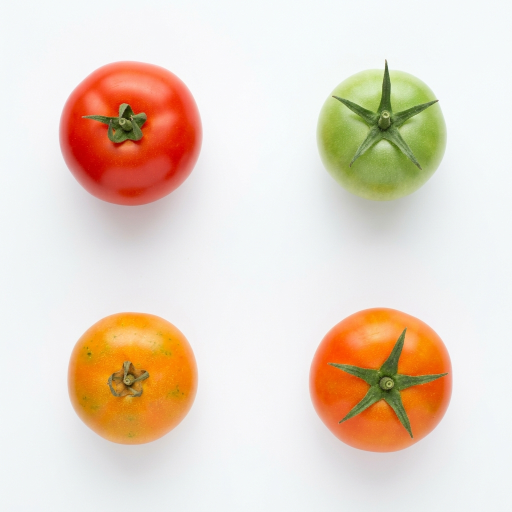
#> input picture en/week11/images/sample_tomatoes.png, 1024 x 1024 px (shown at 1/2 size)
$ python step1_color_sorting.py
#> lines starting #> are read from the running program, lines starting #| are printed output that depends on the picture; after the words box and inside, x2 and y2 are one past the last pixel; in counts of white or black regions, pixels touching at a corner belong together
import cv2
import numpy as np
import os

def main():
    # 1. Load Image
    # Set the image path relative to the current script
    base_dir = os.path.dirname(os.path.abspath(__file__))
    image_path = os.path.join(base_dir, 'images', 'sample_tomatoes.png')

    # Read the image (Using numpy and imdecode to support Unicode paths)
    img_array = np.fromfile(image_path, np.uint8)
    image_bgr = cv2.imdecode(img_array, cv2.IMREAD_COLOR)
#> image_bgr is the input picture: shape (1024, 1024, 3); mean B, G, R 200.1, 215, 230.9

    if image_bgr is None:
        print(f"Error: Could not find the image. Please check the path: {image_path}")
        return

    # Resize for better visibility and to fit in a 2x3 grid (400x300)
    image_bgr = cv2.resize(image_bgr, (400, 300))
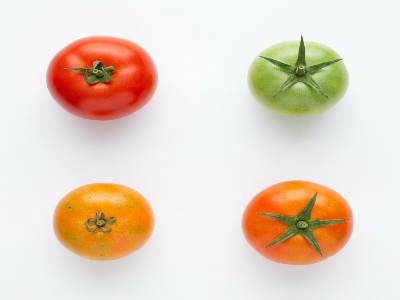
#> image_bgr: shape (300, 400, 3); mean B, G, R 200, 214.9, 230.7

    # 2. Color Space Conversion (BGR -> HSV, BGR -> CIE Lab)
    image_hsv = cv2.cvtColor(image_bgr, cv2.COLOR_BGR2HSV)
#> image_hsv: shape (300, 400, 3); mean H, S, V 79.8, 44.7, 234.8
    image_lab = cv2.cvtColor(image_bgr, cv2.COLOR_BGR2LAB)
#> image_lab: shape (300, 400, 3); mean of channels 0, 1, 2 223, 132.8, 138.4

    # 3. Red Color Masking using HSV Space
    # In OpenCV, Hue(H) ranges from 0-179. Red is distributed around both 0 and 179.
    # Lower Red range (0-10)
    lower_red1 = np.array([0, 70, 50])
    upper_red1 = np.array([10, 255, 255])
    # Upper Red range (170-179)
    lower_red2 = np.array([170, 70, 50])
    upper_red2 = np.array([179, 255, 255])

    mask_hsv1 = cv2.inRange(image_hsv, lower_red1, upper_red1)
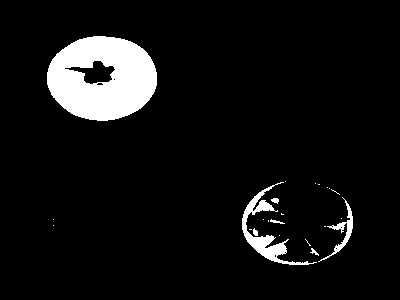
#> mask_hsv1: shape (300, 400); 7.1% white; 23 white regions (16 under 20 px), largest, box (x1, y1, x2, y2) and area: (47, 36, 157, 121) 6779, (242, 182, 317, 265) 1191, (318, 197, 353, 262) 374
    mask_hsv2 = cv2.inRange(image_hsv, lower_red2, upper_red2)
#> mask_hsv2: shape (300, 400); 0% white in thin lines or dots, all inside (x1, y1, x2, y2) = (54, 98, 55, 99)
    mask_hsv_final = cv2.bitwise_or(mask_hsv1, mask_hsv2)
#> mask_hsv_final: shape (300, 400); 7.1% white; 23 white regions (16 under 20 px), largest, box (x1, y1, x2, y2) and area: (47, 36, 157, 121) 6780, (242, 182, 317, 265) 1191, (318, 197, 353, 262) 374

    # Apply the mask to the original image
    result_hsv = cv2.bitwise_and(image_bgr, image_bgr, mask=mask_hsv_final)

    # 4. Red Color Masking using CIE Lab Space
    # In OpenCV, L(0-255), a(0-255), b(0-255). Higher 'a' values indicate stronger Red characteristics.
    # L: 20-255, a: 140-255 (Red region), b: 0-255
    lower_lab = np.array([20, 140, 100])
    upper_lab = np.array([255, 255, 255])

    mask_lab = cv2.inRange(image_lab, lower_lab, upper_lab)
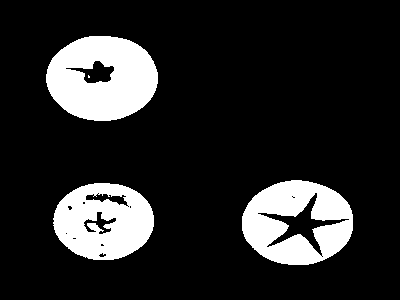
#> mask_lab: shape (300, 400); 15.7% white; 4 white regions (1 under 20 px), largest, box (x1, y1, x2, y2) and area: (46, 36, 158, 121) 7011, (242, 180, 353, 265) 6252, (53, 183, 154, 260) 5612

    # Apply the mask to the original image
    result_lab = cv2.bitwise_and(image_bgr, image_bgr, mask=mask_lab)

    # 5. Save Results (Using imencode to support Unicode paths)
    hsv_path = os.path.join(base_dir, 'images', 'result_hsv.png')
    lab_path = os.path.join(base_dir, 'images', 'result_lab.png')

    cv2.imencode('.png', result_hsv)[1].tofile(hsv_path)
    cv2.imencode('.png', result_lab)[1].tofile(lab_path)
    print("Results have been saved in the images folder.")

    # 6. Display Results (Merge into a single window for easy comparison)
    # Convert grayscale masks to 3-channel images to merge with color images
    mask_hsv_3c = cv2.cvtColor(mask_hsv_final, cv2.COLOR_GRAY2BGR)
    mask_lab_3c = cv2.cvtColor(mask_lab, cv2.COLOR_GRAY2BGR)

    # Function to add text to images
    def add_text(img, text):
#> called with text = 'Original'
        img_copy = img.copy()
        cv2.putText(img_copy, text, (10, 30), cv2.FONT_HERSHEY_SIMPLEX, 1.0, (255, 255, 255), 2, cv2.LINE_AA)
#> img_copy: shape (300, 400, 3); 1.13% of pixels changed, all inside (x1, y1, x2, y2) = (11, 7, 125, 40)
        return img_copy

    # Add labels to each image
    img_orig = add_text(image_bgr, "Original")
    img_hsv_mask = add_text(mask_hsv_3c, "HSV Mask")
    img_hsv_res = add_text(result_hsv, "HSV Result")
    img_lab_mask = add_text(mask_lab_3c, "Lab Mask")
    img_lab_res = add_text(result_lab, "Lab Result")
#> in add_text (call 5), `cv2.putText(img_copy, text, (10, 30), cv2.FONT_HERSHEY_SIMPLEX, 1.0, (..`:
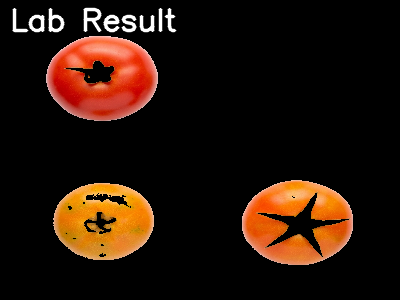
#> img_copy: shape (300, 400, 3); mean B, G, R 9.7, 20.5, 38.7

    # Merge images into a 2x3 grid
    row1 = np.hstack([img_orig, img_hsv_mask, img_hsv_res])
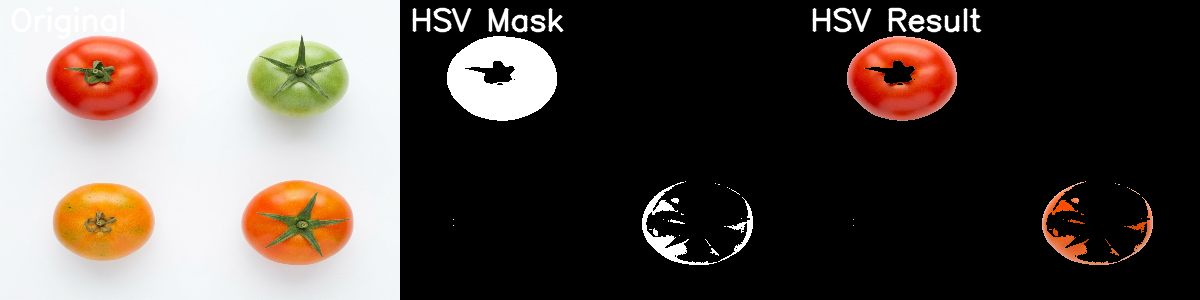
#> row1: shape (300, 1200, 3); mean B, G, R 75.9, 81.6, 90.2
    row2 = np.hstack([img_orig, img_lab_mask, img_lab_res])
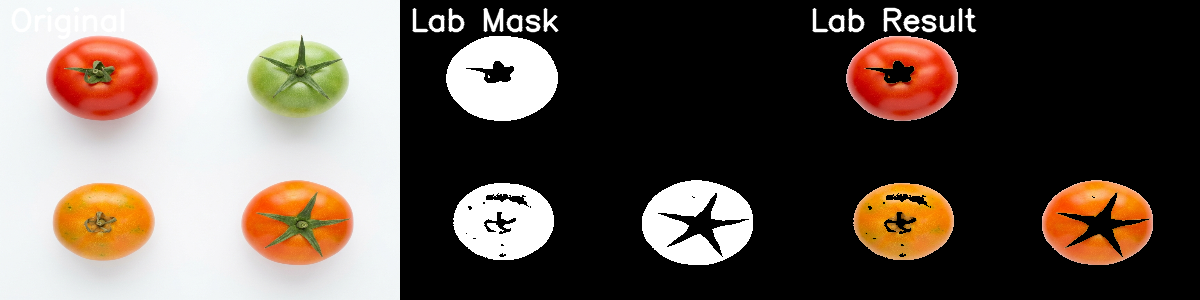
#> row2: shape (300, 1200, 3); mean B, G, R 84.1, 92.7, 104.1
    combined_image = np.vstack([row1, row2])
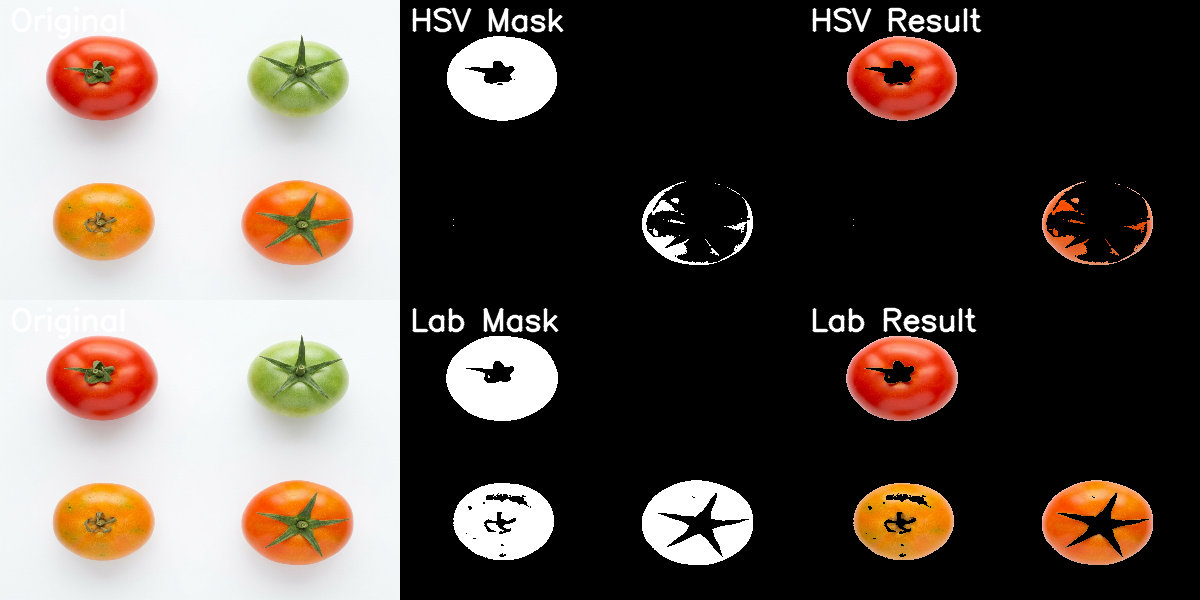
#> combined_image: shape (600, 1200, 3); mean B, G, R 80, 87.2, 97.1

    cv2.imshow('Color Sorting Comparison', combined_image)

    print("Please check the popup window (OpenCV). If it's not visible, look for the Python icon on your taskbar.")
    print("While the popup window is selected, press any key to exit.")
    cv2.waitKey(0)
    cv2.destroyAllWindows()

if __name__ == "__main__":
    main()
